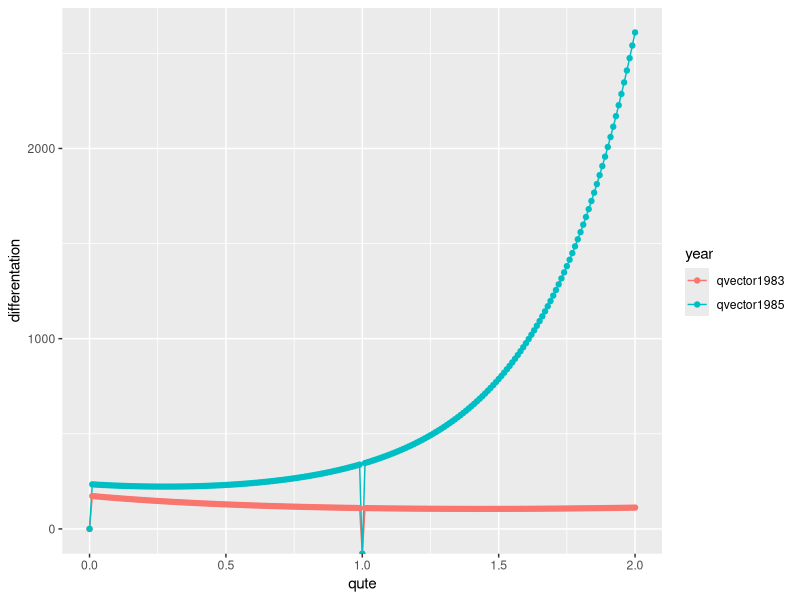
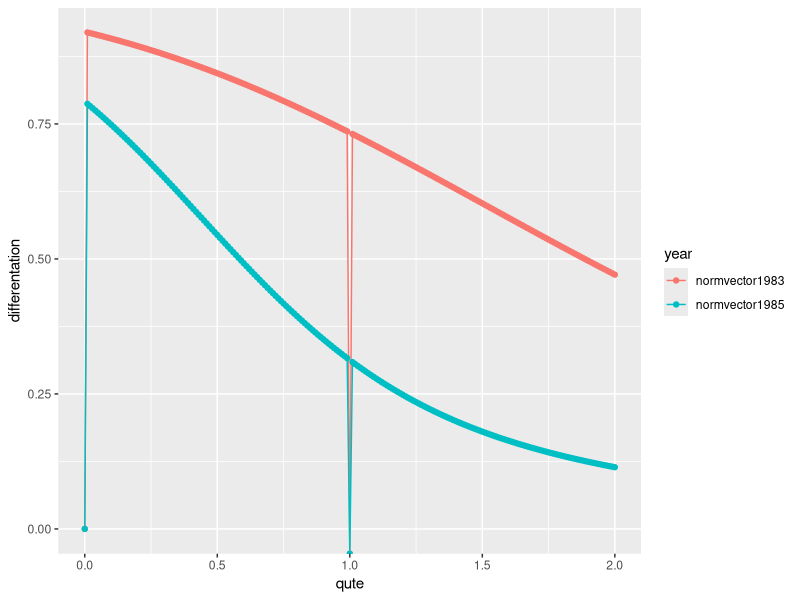
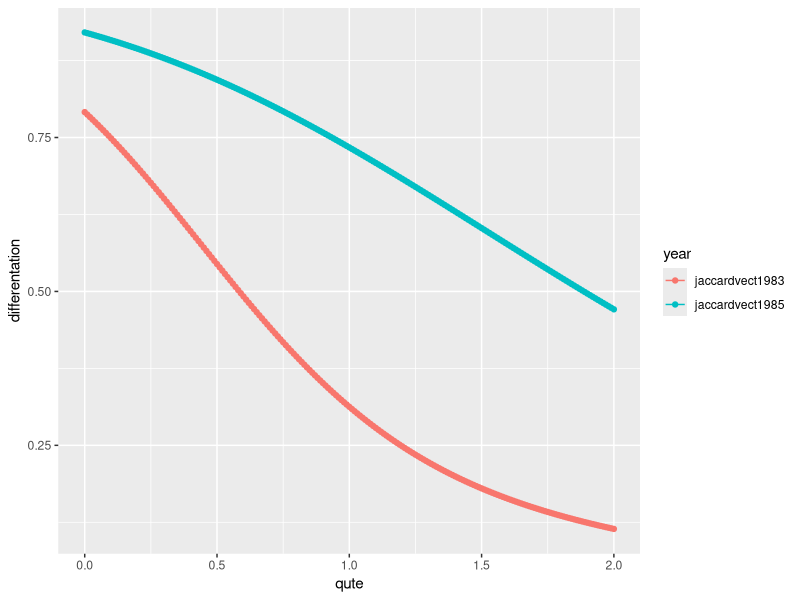

Reproduce these figures in R, in order.
#chaochiuizeradapted from Tina Harrison"s work


##################################################
library(tidyverse)
data1985 <-
  read.table("percov1985.txt", header = TRUE) %>% select(-1) %>% as.matrix()
data1983 <-
  read.table("percov1983.txt", header = TRUE) %>% select(-1) %>% as.matrix()

chaochiuizer <- function(Z, q, output) {
  

  ##################################################
  # eqn 1, defining a site-species abundance matrix
  N <- ncol(Z) # number of communities
  S <- nrow(Z) # number of species (gamma)
  # drop all rows and columns that sum to 0
  Z <- Z[rowSums(Z) > 0, colSums(Z) > 0]

  ##################################################
  # eqn 2, matrix of mean abundance (the "null")
  M = matrix(rep(rowSums(Z) / N, each = N), ncol = N, byrow = T)

  ##################################################
  #Variance Framework
  #eqn 3, total centered sum of squares
  SumSqrs = sum((Z - M) ^ 2)

  ##################################################
  #Decompostion Framework

  # eqn 5c, multiplicative beta component
  # first, redefine reality to make life a little easier
  Ln = function(x) {
    ifelse(x != 0, log(x), 0)
  }
  Exp = function(x, y) {
    ifelse(x != 0, x ^ y, 0)
  }

  # eqn 5a, gamma diversity. note relativized by total abundance
  D_gamma = ifelse(q != 1,
                   sum(Exp(rowSums(Z)/sum(Z), q))^(1/(1 - q)),
                   exp(-sum((rowSums(Z)/sum(Z))*Ln(rowSums(Z)/sum(Z)))) )

  # eqn 5b, alpha diversity.
  D_alpha = ifelse(q != 1,
                   (1/N)*sum(Exp(Z/sum(Z), q))^(1/(1-q)), 
                   exp(-sum((Z/sum(Z))*Ln(Z/sum(Z))) - log(N)) )

  # eqn 5c, multiplicative beta component
  D_beta = D_gamma/D_alpha

  ##################################################
  # Decompostion normalized overlap measures
  # eqn 6a, N-community Sorensen; effective average proportion of a community's species that are shared across all communities; 1 - CqN is the effective average of unique species in a community
  C_qN = ifelse(q != 1,
                ((1 / D_beta) ^ (q - 1) - (1 / N) ^ (q - 1)) / (1 - (1 / N) ^ (q - 1)),
                1 - (1 / (sum(Z) * Ln(N))) * sum(Z * Ln(Z / rowMeans(Z))))
  Sorensen = 1 - C_qN
  # when Z is within-community rel abundances, q=1 reduces to Horn and q=2 reduces to Morisita-Horn. Is there a general solution for q=1?

  # eqn 6b, N-community Jaccard; effective proportion of species in pooled community that are shared across all communities; 1 - UqN is the effective proportion of unique species in the pooled community
  U_qN = ifelse(q != 1,
                ((1 / D_beta) ^ (1 - q) - (1 / N) ^ (1 - q)) / (1 - (1 / N) ^ (1 - q)),
                1 - (1 / (sum(Z) * Ln(N))) * sum(Z * Ln(Z / rowMeans(Z))))
  Jaccard = 1 - U_qN
  # when Z is within-community rel abundances, q=1 reduces to Horn and q=2 reduces to regional species-overlap from Chiu, Jost & Chao 2014

  #################################################
  #eqn 7a q-th order divergence

  qdiv = (1 / (q - 1)) * (sum((Z ^ q) - (M ^ q)))
  #What q would bridge the variance framework with the decomposition framework?

  #################################################
  #eqn 12a, normalized divergence 

  normdiv1=(sum((Z^q)-(M^q)))/(((N^q)-N)*colSums(M^q)[1])

  # summary stuff
  N; sum(Z); S; q

  # rowSums(Z) # total abundance of ith species in pooled community
  # rowSums(Z)/N # average abundance of ith species per community
  # colSums(Z) # size of the kth community

  # Output function depending on output= "everything", "qdiv", or "normdiv1"

  if(output=="everything") {
    out <-
      c(SumSqrs,
        D_gamma,
        D_alpha,
        D_beta,
        Sorensen,
        Jaccard,
        qdiv,
        normdiv1
       # normdiv2
       )
    names(out) <-
      c(
        "SumSqrs",
        "D_gamma",
        "D_alpha",
        "D_beta",
        "Sorensen",
        "Jaccard",
        "qdiv",
        "normdiv1"
      #  'normdiv2'
      )
    out
  }
  else {
    if (output == "normdiv1") {
      out2 <- c(normdiv1)
      out2
    }
    else {
      if (output == "Jaccard") {
        out3 <- c(Jaccard)
        out3
      }
      else {
        if (output == "qdiv") {
          out4 <- c(qdiv)
          out4
        }
        else{
          out5 <- NA
          out5
        }
      }
    }
  }
}

###############################################################################
chaochiuizer(Z=data1985,q=2,output = "normdiv1")

#what do you notice about normdiv1 and the Jaccard index when q equals 1?
# what about sumsqrs and qdiv when q equals 2?


###############################################################################
#how does this vary with q?
chaochiuizer(Z=data1985,q=0,output = "qdiv")
chaochiuizer(Z=data1985,q=0.5,output = "qdiv")
chaochiuizer(Z=data1985,q=1,output = "qdiv")
chaochiuizer(Z=data1985,q=1.5,output = "qdiv")
chaochiuizer(Z=data1985,q=2,output = "qdiv")

#So this is what I am trying to do with the for loop. Unfortunately it looks like my 
#if else statement messed up the for loop
###############################################################################

#how might we use the jaccard or normdiv measure to compare communities? 

qute <- seq(0, 2, by=0.01)#create a vector of possible q values


normvector1985 <- NULL#create an empty vector
normvector1983 <- NULL

for (i in seq(qute)) {

  normvector1985[i] <-
    chaochiuizer(Z = data1985, output = "normdiv1", q = qute[i])

  normvector1983[i] <-
    chaochiuizer(Z = data1983, output = "normdiv1", q = qute[i])

}

qvector1983 <- NULL
qvector1985 <- NULL

for (i in seq(qute)) {

  qvector1985[i] <-
    chaochiuizer(Z = data1985, output = "qdiv", q = qute[i])

  qvector1983[i] <-
    chaochiuizer(Z = data1983, output = "qdiv", q = qute[i])

}

jaccardvect1983<-NULL
jaccardvect1985<-NULL

for (i in seq(qute)) {
  jaccardvect1983[i] <-
    chaochiuizer(Z = data1985, output = "Jaccard", q = qute[i])
  jaccardvect1985[i] <-
    chaochiuizer(Z = data1983, output = "Jaccard", q = qute[i])
}

#figure 2a
notnormalized_divergence <- data.frame(qute, qvector1983, qvector1985) %>%
  pivot_longer(2:3, names_to = "year", values_to = "differentation") %>%
  ggplot(aes(
    x = qute,
    y = differentation,
    group = year,
    color = year
  )) + geom_line() + geom_point()
notnormalized_divergence

#figure 2b
normalized_divergence <-
  data.frame(qute, normvector1983, normvector1985) %>%
  pivot_longer(2:3, names_to = "year", values_to = "differentation") %>%
  ggplot(aes(
    x = qute,
    y = differentation,
    group = year,
    color = year
  )) + geom_line() + geom_point()
normalized_divergence

#Jaccard figure
Jaccard_divergence <-
  data.frame(qute, jaccardvect1983, jaccardvect1985) %>%
  pivot_longer(2:3, names_to = "year", values_to = "differentation") %>%
  ggplot(aes(
    x = qute,
    y = differentation,
    group = year,
    color = year
  )) + geom_line() + geom_point()
Jaccard_divergence


